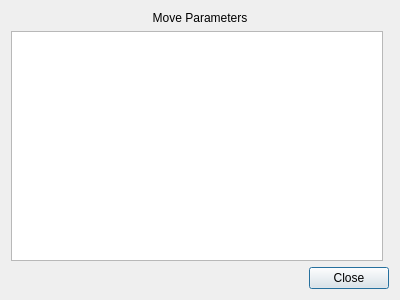
<?xml version="1.0" encoding="UTF-8"?>
<ui version="4.0">
 <class>TrackInfoDialog</class>
 <widget class="QDialog" name="TrackInfoDialog">
  <property name="geometry">
   <rect>
    <x>0</x>
    <y>0</y>
    <width>400</width>
    <height>300</height>
   </rect>
  </property>
  <property name="windowTitle">
   <string>Track Info</string>
  </property>
  <layout class="QGridLayout" name="gridLayout">
   <item row="0" column="0" colspan="2">
    <widget class="QLabel" name="titleLabel">
     <property name="text">
      <string>Move Parameters</string>
     </property>
     <property name="alignment">
      <set>Qt::AlignCenter</set>
     </property>
    </widget>
   </item>
   <item row="2" column="0" colspan="2">
    <widget class="QDialogButtonBox" name="buttonBox">
     <property name="orientation">
      <enum>Qt::Horizontal</enum>
     </property>
     <property name="standardButtons">
      <set>QDialogButtonBox::Close</set>
     </property>
    </widget>
   </item>
   <item row="1" column="0">
    <widget class="QTextBrowser" name="textBrowser"/>
   </item>
  </layout>
 </widget>
 <resources/>
 <connections>
  <connection>
   <sender>buttonBox</sender>
   <signal>accepted()</signal>
   <receiver>TrackInfoDialog</receiver>
   <slot>accept()</slot>
   <hints>
    <hint type="sourcelabel">
     <x>248</x>
     <y>254</y>
    </hint>
    <hint type="destinationlabel">
     <x>157</x>
     <y>274</y>
    </hint>
   </hints>
  </connection>
  <connection>
   <sender>buttonBox</sender>
   <signal>rejected()</signal>
   <receiver>TrackInfoDialog</receiver>
   <slot>reject()</slot>
   <hints>
    <hint type="sourcelabel">
     <x>316</x>
     <y>260</y>
    </hint>
    <hint type="destinationlabel">
     <x>286</x>
     <y>274</y>
    </hint>
   </hints>
  </connection>
 </connections>
</ui>
